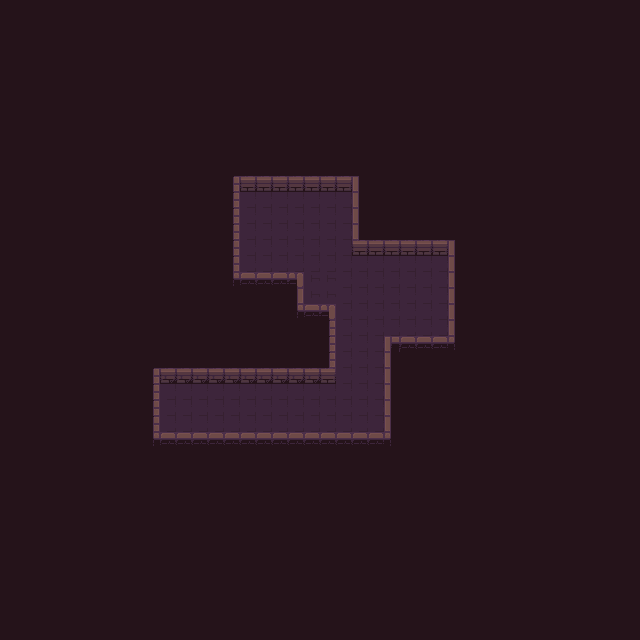

This is a level from a 2D game, rendered from its Tiled map with the project's own tilesets. A one-line summary and the map file follow, with tile-layer data summarised:
An orthogonal 40x40 tile map with 16x16 px tiles, 3 tile layers (background, road, wall).

<map version="1.9" tiledversion="1.9.2" orientation="orthogonal" renderorder="right-down" width="40" height="40" tilewidth="16" tileheight="16" infinite="0" nextlayerid="4" nextobjectid="1">
 <tileset firstgid="1" name="resource" tilewidth="16" tileheight="16" tilecount="100" columns="10">
  <image source="Dungeon_Tileset.png" width="160" height="160" />
 </tileset>
 <layer id="1" name="background" width="40" height="40">
  <data>[1600 cells, 1600 non-empty, 1 distinct tile ids]</data>
 </layer>
 <layer id="3" name="road" width="40" height="40">
  <data>[1600 cells, 124 non-empty, 2 distinct tile ids]</data>
 </layer>
 <layer id="2" name="wall" width="40" height="40">
  <data>[1600 cells, 82 non-empty, 11 distinct tile ids]</data>
 </layer>
</map>
